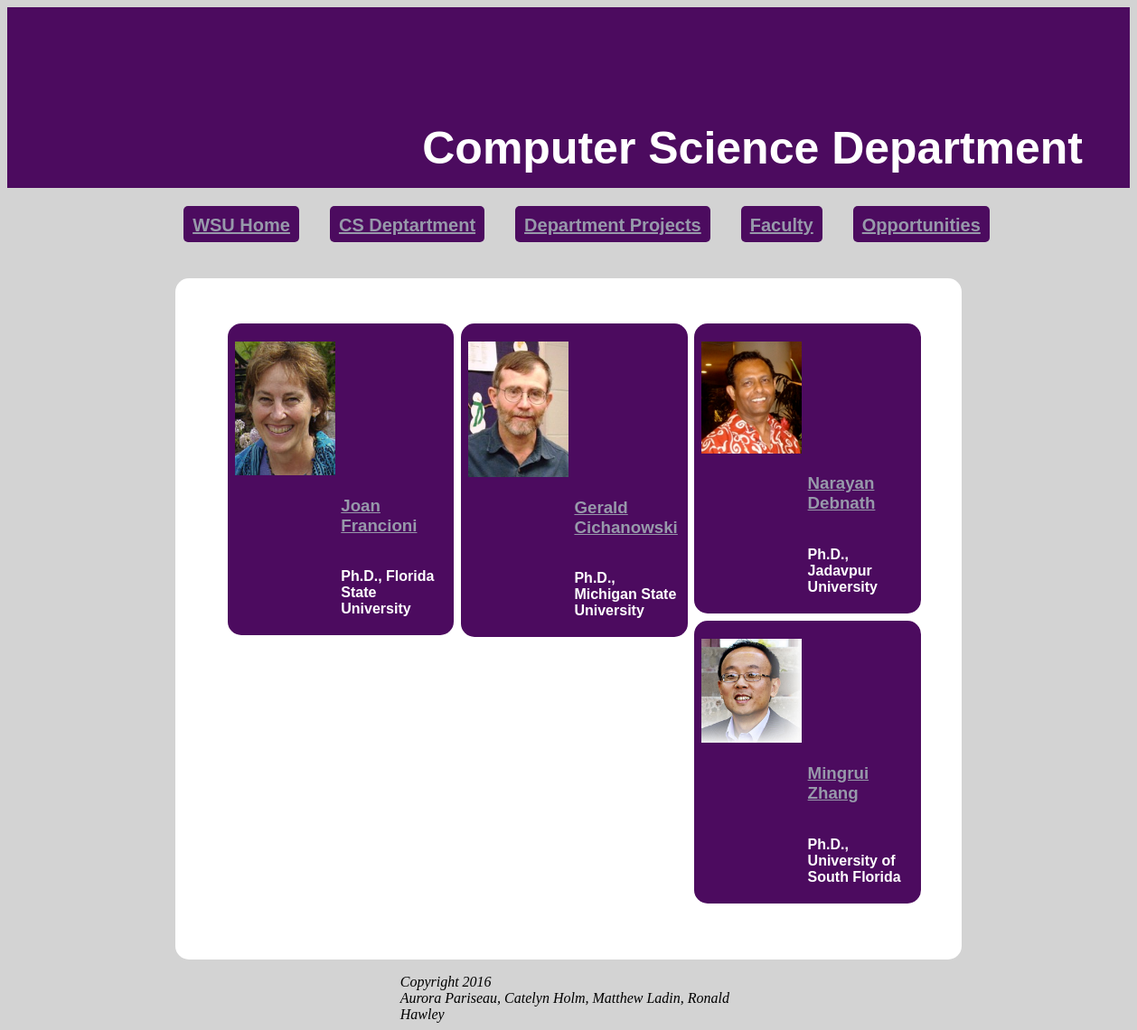
The page /faculty.php on the database its author committed.
### tables this page shows
CREATE TABLE `faculty` (
  `faculty_id` varchar(8) NOT NULL,
  `name` varchar(20) NOT NULL,
  `phone_num` varchar(10) NOT NULL,
  `email` varchar(40) NOT NULL,
  `pref_contact_method` varchar(10) NOT NULL,
  `room_num` varchar(6) NOT NULL,
  `building` varchar(15) NOT NULL,
  `alma_mater` varchar(40) NOT NULL,
  `degree` varchar(8) NOT NULL,
  `notes` varchar(1000) NULL
);

### faculty.php (the view, shortened to what this page needs)
<?php
    include("header.php");
?>
<div class="fac schoolColors">
<?php
    $db = new PDO("mysql:dbname=344_project;host=localhost","root");
    $query = "SELECT * FROM `faculty`;";
    $results = $db->query($query);
	foreach($results as $row)
    {
        $img = str_replace(' ', '', $row['name']);
?>
    <div class="facItem schoolColors">
            <img class="facimage" src="http://localhost/dept/images/<?= $img ?>.jpg" alt="<?= $row['name'] ?>'s picture">
            <div class="content-focus-right content-focus-right-fac">
                <h3><a><?= $row['name'] ?></a></h3>
                <br>
                <?= $row['degree']?>, <?= $row['alma_mater'] ?>
            </div>
    </div>
<?php
    };
    include("footer.php");
?>

### header.php (shortened to what this page needs)
<!DOCTYPE html>
<head>
</head>
<body>
    <header>
        <div id="banner" class="schoolColors">
            <div id="banner-content">
                Computer Science Department
            </div>
        </div>
        <ul id="header-list">
            <li class="news-element schoolColors"><a href="http://www.winona.edu/">WSU Home</a></li>
            <li class="news-element schoolColors"><a href="index.php">CS Deptartment</a></li>
            <li class="news-element schoolColors"><a href="index.php">Department Projects</a></li>
            <li class="news-element schoolColors"><a href="faculty.php">Faculty</a></li>
            <li class="news-element schoolColors"><a href="index.php">Opportunities</a></li>
        </ul>
    </header>
    <div id="content" class="nonheader">

### footer.php (shortened to what this page needs)
        </div>
    </div>
    <footer>
        <div class="centeredItem credits">
        Copyright 2016<br>
        Aurora Pariseau,
        Catelyn Holm,
        Matthew Ladin,
        Ronald Hawley
        </div>
    </footer>
</body>
</html>

### css/style.css (style rules this page uses)
body { background: lightgrey; }
#banner { height: 200px; }
#banner-content { position: absolute; top: 135px; right: 60px; font-size: 50px; }
.schoolColors { color: white; background-color: #4C0B5F; font-family: helvetica; font-weight: bold; }
.schoolColors a { color:#9799AA; text-decoration: underline; }
.nonheader { margin-top: 300px; }
header { height: 0px; }
#header-list { width: 1200px; height: 80px; margin: auto; margin-top: 20px; text-align: center; }
header ul li { text-align: center; display:inline-block; margin-left: 15px; margin-right: 15px; height: 20px; padding: 10px; font-size: 20px; }
.news-element { border-radius: 5px; }
#content { border-radius: 15px; margin: auto; background: white; width: 70%; margin-top: 300px; padding-top:50px; padding-bottom: 50px; }
.content-focus-right { float: right; padding-left: 15px; width: 20%; }
.fac { width: 90%; background-color: white; margin-left: 50px; display: inline-block; }
.facItem { border-radius: 15px; float:left; outline-style: none; width:30%; min-height: 170px; padding: 20px 1% 20px 1%; margin: 0px 0px 1% 1%; }
.content-focus-right-fac { width: 20%; margin: auto; width: 50%; }
.facimage { max-width: 111px; }
.centeredItem { margin: auto; }
.credits { width: 30%; }
footer { font-style:italic; }

### rows shown on the page
faculty: shows a picture, name "Joan Francioni", degree "Ph.D.", alma_mater "Florida State University"
faculty: shows a picture, name "Gerald Cichanowski", degree "Ph.D.", alma_mater "Michigan State University"
faculty: shows a picture, name "Narayan Debnath", degree "Ph.D.", alma_mater "Jadavpur University"
faculty: shows a picture, name "Mingrui Zhang", degree "Ph.D.", alma_mater "University of South Florida"
